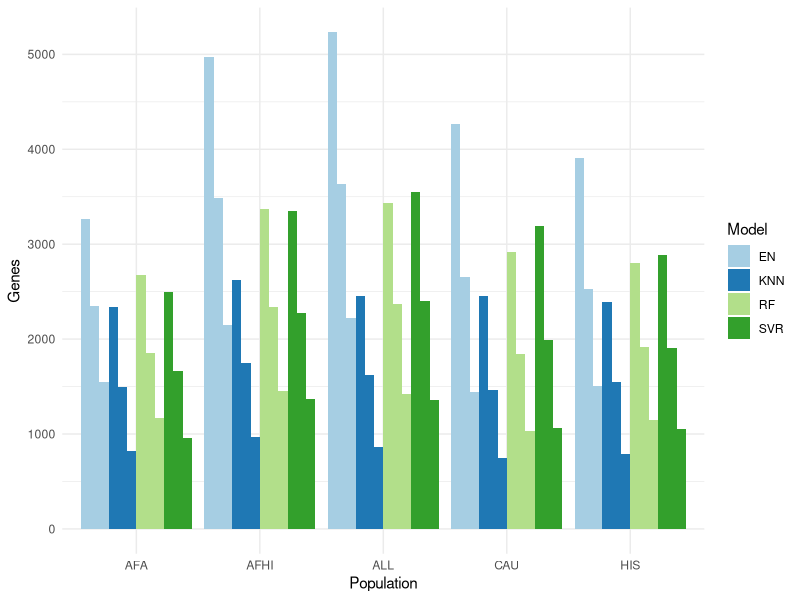
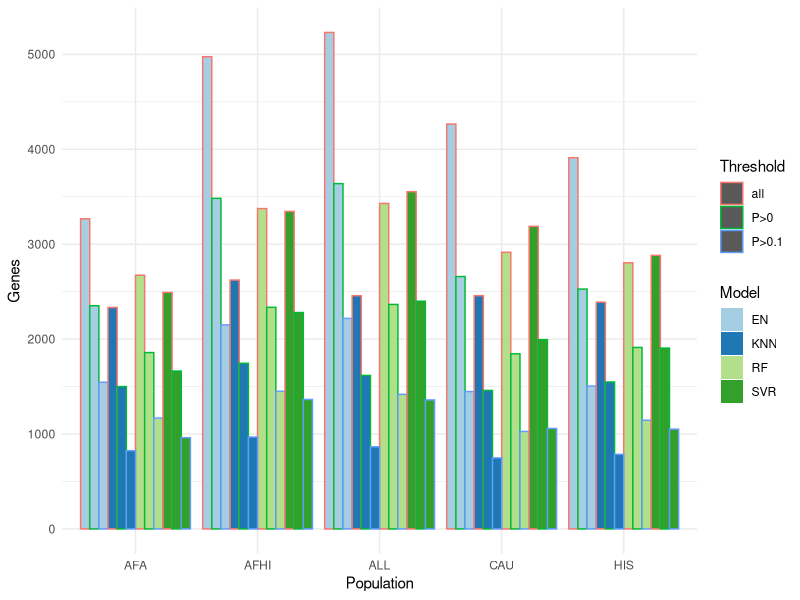
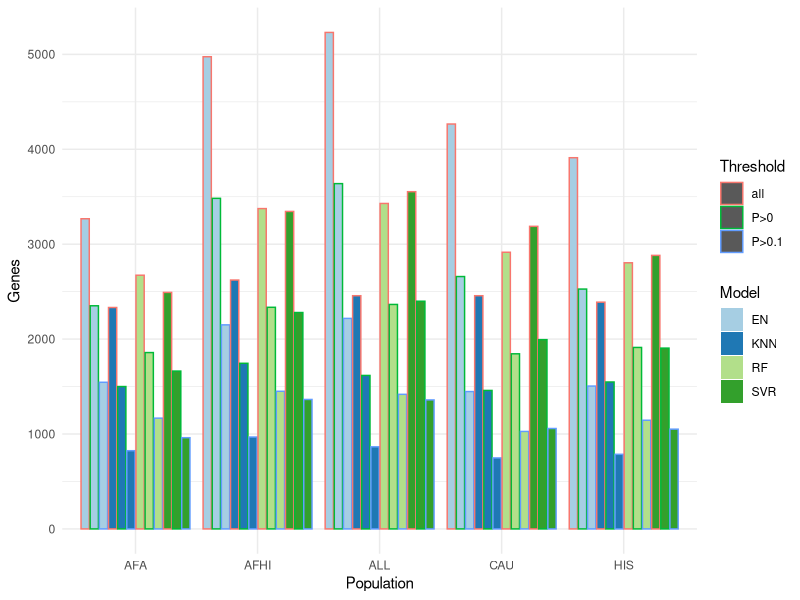
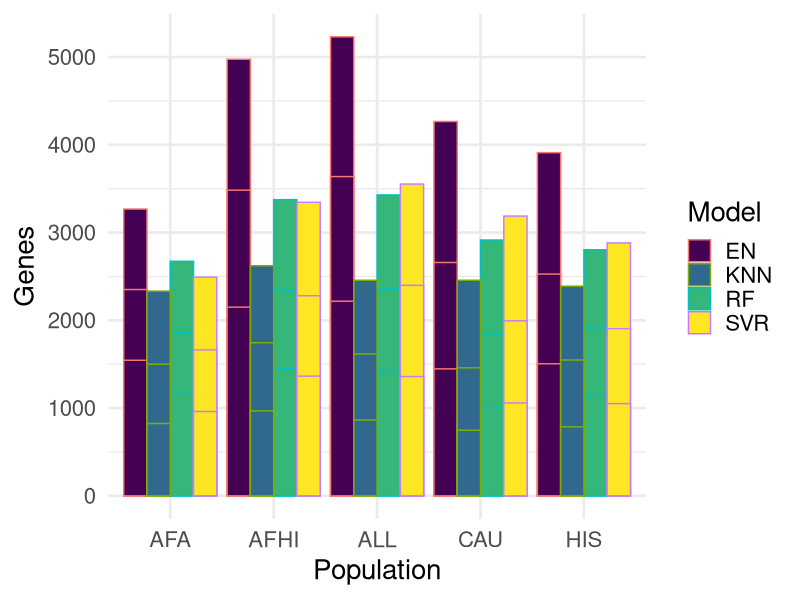
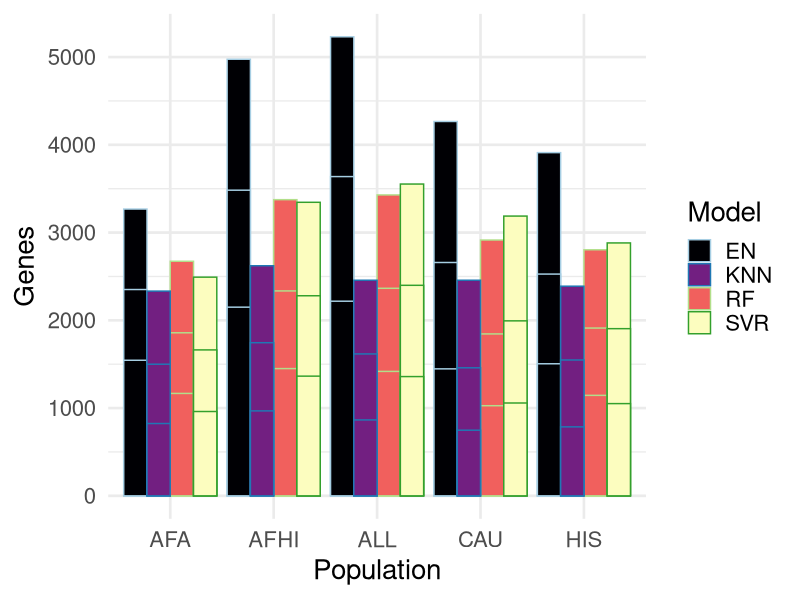
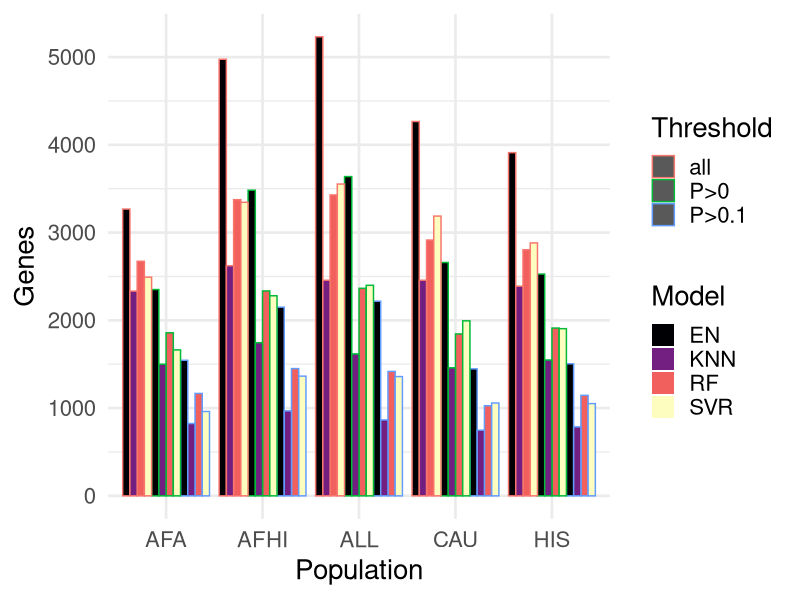
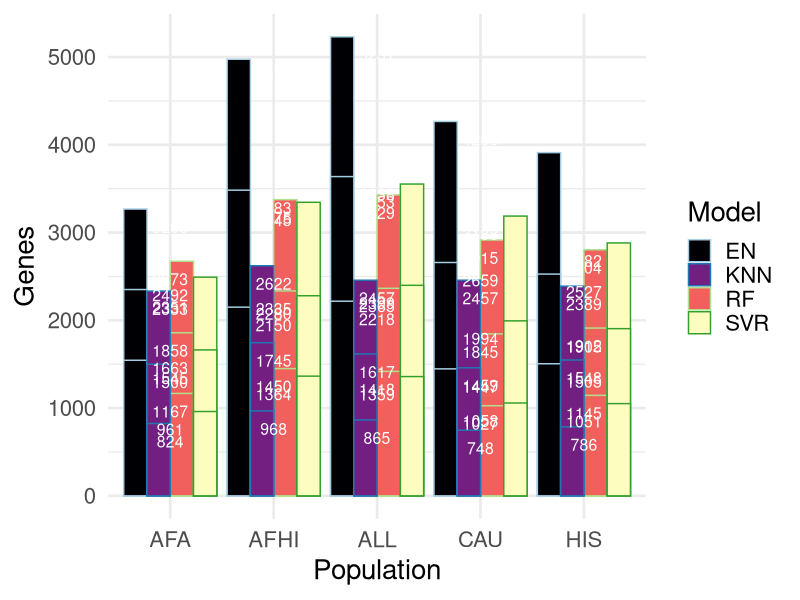

The R script that drew these images, in order:
model <- c("EN", "EN", "EN", "RF", "RF", "RF", "SVR", "SVR", "SVR", "KNN", "KNN", "KNN")
threshold <- c("all","P>0", "P>0.1")


afa_count <- c(3268, 2351, 1545, 2673, 1858, 1167, 2492, 1663, 961, 2333, 1500, 824)
afa <- data.frame(population=rep("AFA", 12), Model=model, Threshold=rep(threshold, 4), Count=afa_count)

cau_count <- c(4266, 2659, 1447, 2915, 1845, 1027, 3188, 1994, 1058, 2457, 1459, 748)
cau <- data.frame(population=rep("CAU", 12), Model=model, Threshold=rep(threshold, 4), Count=cau_count)

his_count <- c(3911, 2527, 1505, 2804, 1912, 1145, 2882, 1905, 1051, 2389, 1548, 786)
his <- data.frame(population=rep("HIS", 12), Model=model, Threshold=rep(threshold, 4), Count=his_count)

afhi_count <- c(4975, 3483, 2150, 3375, 2335, 1450, 3345, 2280, 1364, 2622, 1745, 968)
afhi <- data.frame(population=rep("AFHI", 12), Model=model, Threshold=rep(threshold, 4), Count=afhi_count)

all_count <- c(5231, 3638, 2218, 3429, 2365, 1418, 3553, 2399, 1359, 2457, 1617, 865)
all <- data.frame(population=rep("ALL", 12), Model=model, Threshold=rep(threshold, 4), Count=all_count)

table2 <- rbind(afa, cau, his, afhi, all)

library(ggplot2)
ggplot(data=table2, aes(x=population, y=Count, fill=Model, shape=Threshold)) +
  geom_bar(stat="identity", position=position_dodge())+
  scale_fill_brewer(palette="Paired")+
  theme_minimal() + xlab("Population") + ylab("Genes")

ggplot(data=table2, aes(x=population, y=Count, fill=Model, color=Threshold)) +
  geom_bar(stat="identity", position=position_dodge())+
  scale_fill_brewer(palette="Paired")+
  theme_minimal()  + xlab("Population") + ylab("Genes")

ggplot(data=table2, aes(x=population, y=Count, fill=Model, color=Threshold)) +
  geom_bar(stat="identity", position=position_dodge2())+
  scale_fill_brewer(palette="Paired")+
  theme_minimal()  + xlab("Population") + ylab("Genes")

library(viridis)

ggplot(data=table2, aes(x=population, y=Count, color=Model, fill=Model)) +
  geom_bar(stat="identity", position=position_dodge()) +
  scale_fill_brewer(palette="Paired") +
  theme_minimal(20)  + xlab("Population") + ylab("Genes") + scale_fill_viridis(discrete=T)

ggplot(data=table2, aes(x=population, y=Count, colour=Model, fill=Model)) +
  geom_bar(stat="identity", position=position_dodge()) +
  scale_fill_brewer(palette="Paired", aesthetics = "colour") +
  theme_minimal(20)  + xlab("Population") + ylab("Genes") + scale_fill_viridis(discrete=T, option="A")

ggplot(data=table2, aes(x=population, y=Count, colour=Threshold, fill=Model)) +
  geom_bar(stat="identity", position=position_dodge()) +
  scale_fill_brewer(palette="Paired", aesthetics = "fill") +
  theme_minimal(20)  + xlab("Population") + ylab("Genes") + scale_fill_viridis(discrete=T, option="A")


ggplot(data=table2, aes(x=population, y=Count, colour=Model, fill=Model)) +
  geom_bar(stat="identity", position=position_dodge()) +
  scale_fill_brewer(palette="Paired", aesthetics = "colour") +
  theme_minimal(20)  + xlab("Population") + ylab("Genes") + scale_fill_viridis(discrete=T, option="A")+
  geom_text(aes(label=Count), vjust=2, color="white", size=4)
